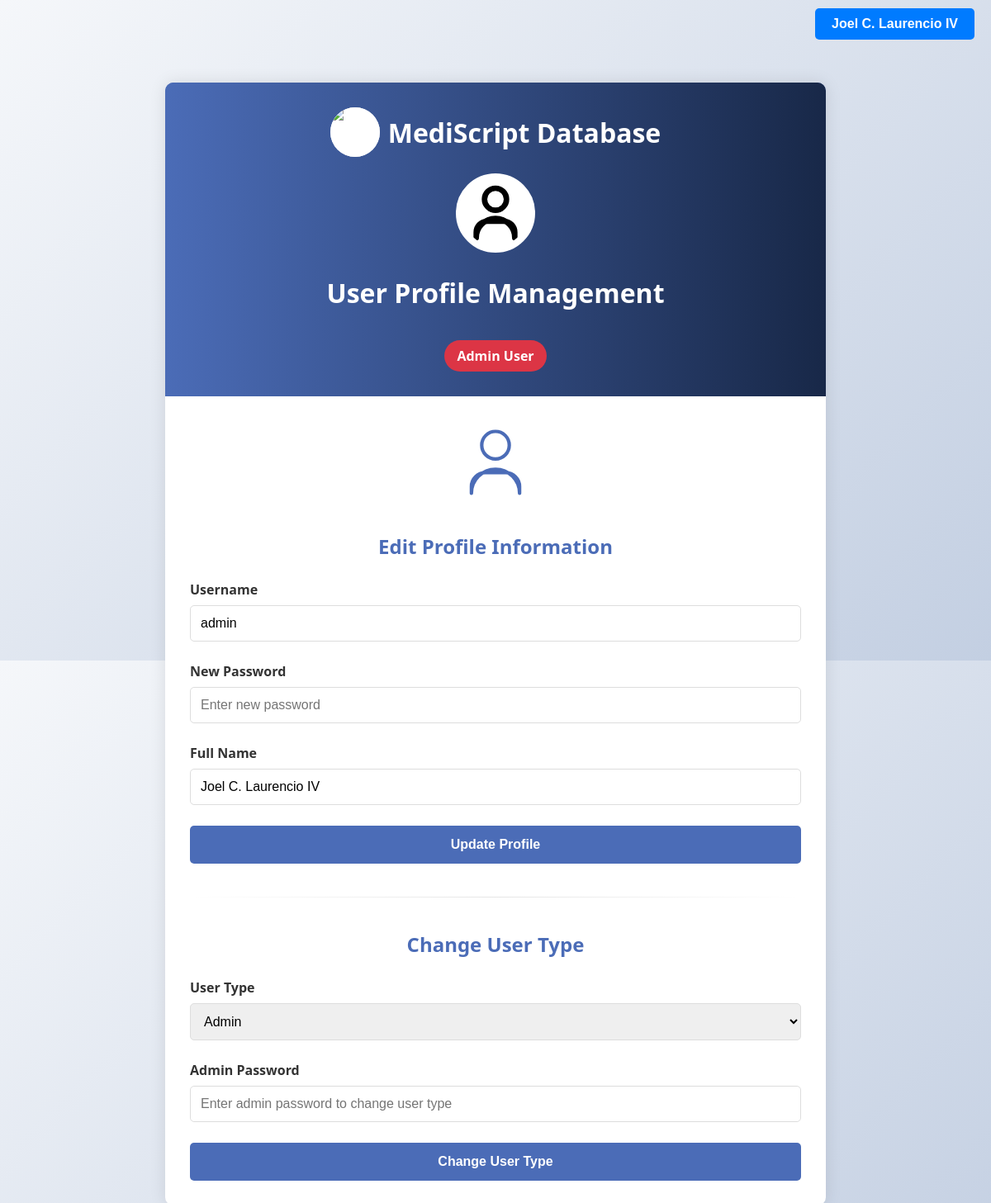
The app's page /profile.php (signed in) with its own data.
### tables this page shows
CREATE TABLE `users` (
  `id` int(11) NOT NULL,
  `username` varchar(50) NOT NULL,
  `fullname` varchar(100) NOT NULL,
  `password` varchar(255) NOT NULL,
  `usertype` enum('admin','user') NOT NULL,
  `created_at` timestamp NOT NULL DEFAULT current_timestamp()
);

### profile.php (the view, shortened to what this page needs)
<?php
require_once 'db_connect.php';
$query = "SELECT username, fullname, usertype FROM users WHERE username = ?";
$stmt = $conn->prepare($query);
$stmt->bind_param('s', $_SESSION['username']);
$stmt->execute();
$result = $stmt->get_result();
$userData = $result->fetch_assoc();
?>
<!DOCTYPE html>
<html lang="en">
<head>
</head>
<body>
    <div style="position: fixed; top: 10px; right: 20px; z-index: 1000;">
        <div style="position: relative; display: inline-block;">
            <button onclick="toggleDropdown()" style="background-color: #007bff; color: white; border: none; padding: 10px 20px; border-radius: 5px; cursor: pointer; width: auto;">
                <?php echo htmlspecialchars($_SESSION['fullname']); ?>
            </button>
        </div>
    </div>
    <div class="container">
        <div class="header">
            <div class="logo">
                <div style="width: 60px; height: 60px; border-radius: 50%; overflow: hidden; display: flex; align-items: center; justify-content: center; background-color: #f4f4f4;">
                    <img src="logo/logo2.gif" alt="MediScript Logo" style="width: 100%; height: 100%; object-fit: cover;">
                </div>
                <h1 style="margin: 0;">MediScript Database</h1>
            </div>
            <img alt="User Profile" style="width: 80px; height: 80px;">
            <h1>User Profile Management</h1>
            <div class="user-badge <?php echo ($userData['usertype'] === 'admin') ? 'admin' : (($userData['usertype'] === 'premium') ? 'premium' : ''); ?>">
                <?php echo ucfirst($userData['usertype']); ?> User
            </div>
        </div>
        <div class="content">
            <div class="user-icon">
                <svg xmlns="http://www.w3.org/2000/svg" width="100" height="100" viewBox="0 0 24 24" fill="none" stroke="#4B6CB7" stroke-width="1" stroke-linecap="round" stroke-linejoin="round">
                    <path d="M19 21a7 7 0 1 0-14 0v-2a4 4 0 0 1 4-4h6a4 4 0 0 1 4 4v2Z"/>
                    <circle cx="12" cy="7" r="4"/>
                </svg>
            </div>
            <h2 class="section-title">Edit Profile Information</h2>
            <form method="post" action="">
                <div class="form-group">
                    <label for="username">Username</label>
                    <input type="text" id="username" name="username" value="<?php echo htmlspecialchars($userData['username']); ?>" required>
                </div>
                <div class="form-group">
                    <label for="password">New Password</label>
                    <input type="password" id="password" name="password" placeholder="Enter new password" required>
                </div>
                <div class="form-group">
                    <label for="fullname">Full Name</label>
                    <input type="text" id="fullname" name="fullname" value="<?php echo htmlspecialchars($userData['fullname']); ?>" required>
                </div>
                <button type="submit" name="update_profile">Update Profile</button>
            </form>
            <hr>
            <h2 class="section-title">Change User Type</h2>
            <form method="post" action="">
                <div class="form-group">
                    <label for="usertype">User Type</label>
                    <select id="usertype" name="usertype">
                        <option value="admin" <?php echo ($userData['usertype'] === 'admin') ? 'selected' : ''; ?>>Admin</option>
                    </select>
                </div>
                <div class="form-group">
                    <label for="admin_password">Admin Password</label>
                    <input type="password" id="admin_password" name="admin_password" placeholder="Enter admin password to change user type" required>
                </div>
                <button type="submit" name="change_usertype">Change User Type</button>
            </form>
        </div>
    </div>
</body>
</html>

### profile.php (style rules this page uses)
html, body { height: 100%; width: 100%; margin: 0; padding: 0; overflow-x: hidden; }
body { font-family: 'Segoe UI', Tahoma, Geneva, Verdana, sans-serif; background-color: #f5f7fa; display: flex; justify-content: center; align-items: center; min-height: 100vh; background-image: linear-gradient(135deg, #f5f7fa 0%, #c3cfe2 100%); position: relative; padding: 20px; box-sizing: border-box; }
.container { width: 100%; max-width: 800px; background-color: white; border-radius: 10px; box-shadow: 0 0 20px rgba(0, 0, 0, 0.1); overflow: hidden; margin: 80px auto 20px auto; }
.header { background-color: #4B6CB7; color: white; padding: 30px 20px; text-align: center; background-image: linear-gradient(to right, #4B6CB7, #182848); }
.header img { width: 80px; height: 80px; border-radius: 50%; border: 3px solid white; background-color: white; padding: 5px; }
.logo { display: flex; align-items: center; justify-content: center; gap: 10px; margin-bottom: 20px; }
.content { padding: 30px; }
.form-group { margin-bottom: 25px; }
label { display: block; margin-bottom: 8px; color: #333; font-weight: 600; }
input[type="text"], input[type="password"], select { width: 100%; padding: 12px; border: 1px solid #ddd; border-radius: 5px; font-size: 16px; transition: border-color 0.3s; box-sizing: border-box; }
button { background-color: #4B6CB7; color: white; border: none; padding: 14px 24px; border-radius: 5px; cursor: pointer; font-size: 16px; font-weight: 600; transition: background-color 0.3s; display: block; width: 100%; }
hr { margin: 40px 0; border: 0; height: 1px; background-image: linear-gradient(to right, rgba(0,0,0,0), rgba(0,0,0,0.1), rgba(0,0,0,0)); }
.section-title { color: #4B6CB7; margin-bottom: 25px; font-size: 24px; text-align: center; }
.user-icon { text-align: center; margin-bottom: 30px; }
.user-badge { display: inline-block; padding: 8px 15px; background-color: #e9ecef; color: #343a40; border-radius: 20px; font-size: 16px; margin-top: 15px; font-weight: bold; }
.admin { background-color: #dc3545; color: white; }

### records on screen
users: usertype "Admin", username "admin", fullname "Joel C. Laurencio IV"

### other values on screen
$_SESSION['fullname'] "Joel C. Laurencio IV"
